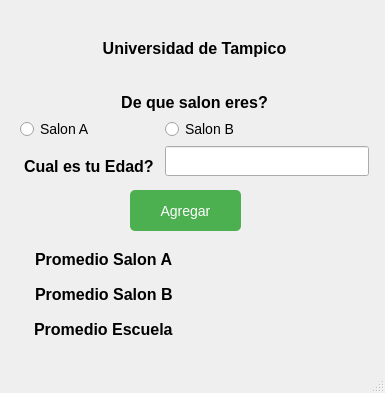
<?xml version="1.0" encoding="UTF-8"?>
<ui version="4.0">
 <class>MainWindow</class>
 <widget class="QMainWindow" name="MainWindow">
  <property name="geometry">
   <rect>
    <x>0</x>
    <y>0</y>
    <width>385</width>
    <height>393</height>
   </rect>
  </property>
  <property name="windowTitle">
   <string>MainWindow</string>
  </property>
  <property name="styleSheet">
   <string notr="true">/* Estilo para el botón */
QPushButton#btn_agregar {
  background-color: #4CAF50; /* Color de fondo */
  color: white; /* Color de texto */
  padding: 10px 20px; /* Espaciado interno */
  border-radius: 5px; /* Bordes redondeados */
  font-size: 14px; /* Tamaño de fuente */
}

/* Estilo para los radio buttons */
QRadioButton#rb_A,
QRadioButton#rb_B {
  font-size: 14px; /* Tamaño de fuente */
}

/* Estilo para el LineEdit */
QLineEdit#le_Year {
  padding: 5px; /* Espaciado interno */
  font-size: 14px; /* Tamaño de fuente */
}

/* Estilo para los QLabel de promedios */
QLabel#l_promA,
QLabel#l_promB,
QLabel#l_promT,
QLabel {
  font-size: 16px; /* Tamaño de fuente */
  font-weight: bold; /* Negrita */
  margin-top: 10px; /* Margen superior */
}
</string>
  </property>
  <widget class="QWidget" name="centralwidget">
   <widget class="QPushButton" name="btn_agregar">
    <property name="geometry">
     <rect>
      <x>130</x>
      <y>190</y>
      <width>111</width>
      <height>41</height>
     </rect>
    </property>
    <property name="text">
     <string>Agregar</string>
    </property>
   </widget>
   <widget class="QWidget" name="verticalLayoutWidget_2">
    <property name="geometry">
     <rect>
      <x>20</x>
      <y>10</y>
      <width>349</width>
      <height>166</height>
     </rect>
    </property>
    <layout class="QVBoxLayout" name="verticalLayout_2">
     <item>
      <widget class="QLabel" name="label_4">
       <property name="font">
        <font>
         <pointsize>-1</pointsize>
         <weight>75</weight>
         <bold>true</bold>
        </font>
       </property>
       <property name="text">
        <string>Universidad de Tampico</string>
       </property>
       <property name="alignment">
        <set>Qt::AlignCenter</set>
       </property>
      </widget>
     </item>
     <item>
      <layout class="QFormLayout" name="formLayout">
       <item row="1" column="0" colspan="2">
        <widget class="QLabel" name="label">
         <property name="text">
          <string>De que salon eres?</string>
         </property>
         <property name="alignment">
          <set>Qt::AlignCenter</set>
         </property>
        </widget>
       </item>
       <item row="2" column="0">
        <widget class="QRadioButton" name="rb_A">
         <property name="text">
          <string>Salon A</string>
         </property>
        </widget>
       </item>
       <item row="2" column="1">
        <widget class="QRadioButton" name="rb_B">
         <property name="text">
          <string>Salon B</string>
         </property>
        </widget>
       </item>
       <item row="3" column="0">
        <widget class="QLabel" name="label_2">
         <property name="text">
          <string>Cual es tu Edad?</string>
         </property>
        </widget>
       </item>
       <item row="3" column="1">
        <widget class="QLineEdit" name="le_Year"/>
       </item>
      </layout>
     </item>
    </layout>
   </widget>
   <widget class="QWidget" name="formLayoutWidget_2">
    <property name="geometry">
     <rect>
      <x>30</x>
      <y>240</y>
      <width>341</width>
      <height>103</height>
     </rect>
    </property>
    <layout class="QFormLayout" name="formLayout_2">
     <property name="labelAlignment">
      <set>Qt::AlignCenter</set>
     </property>
     <property name="formAlignment">
      <set>Qt::AlignHCenter|Qt::AlignTop</set>
     </property>
     <item row="0" column="0">
      <widget class="QLabel" name="label_3">
       <property name="text">
        <string>Promedio Salon A</string>
       </property>
      </widget>
     </item>
     <item row="1" column="0">
      <widget class="QLabel" name="label_5">
       <property name="text">
        <string>Promedio Salon B</string>
       </property>
      </widget>
     </item>
     <item row="1" column="1">
      <widget class="QLabel" name="l_promB">
       <property name="text">
        <string/>
       </property>
      </widget>
     </item>
     <item row="0" column="1">
      <widget class="QLabel" name="l_promA">
       <property name="text">
        <string> </string>
       </property>
      </widget>
     </item>
     <item row="2" column="0">
      <widget class="QLabel" name="label_6">
       <property name="text">
        <string>Promedio Escuela</string>
       </property>
      </widget>
     </item>
     <item row="2" column="1">
      <widget class="QLabel" name="l_promT">
       <property name="text">
        <string/>
       </property>
      </widget>
     </item>
    </layout>
   </widget>
  </widget>
  <widget class="QMenuBar" name="menubar">
   <property name="geometry">
    <rect>
     <x>0</x>
     <y>0</y>
     <width>385</width>
     <height>26</height>
    </rect>
   </property>
  </widget>
  <widget class="QStatusBar" name="statusbar"/>
 </widget>
 <resources/>
 <connections/>
</ui>
